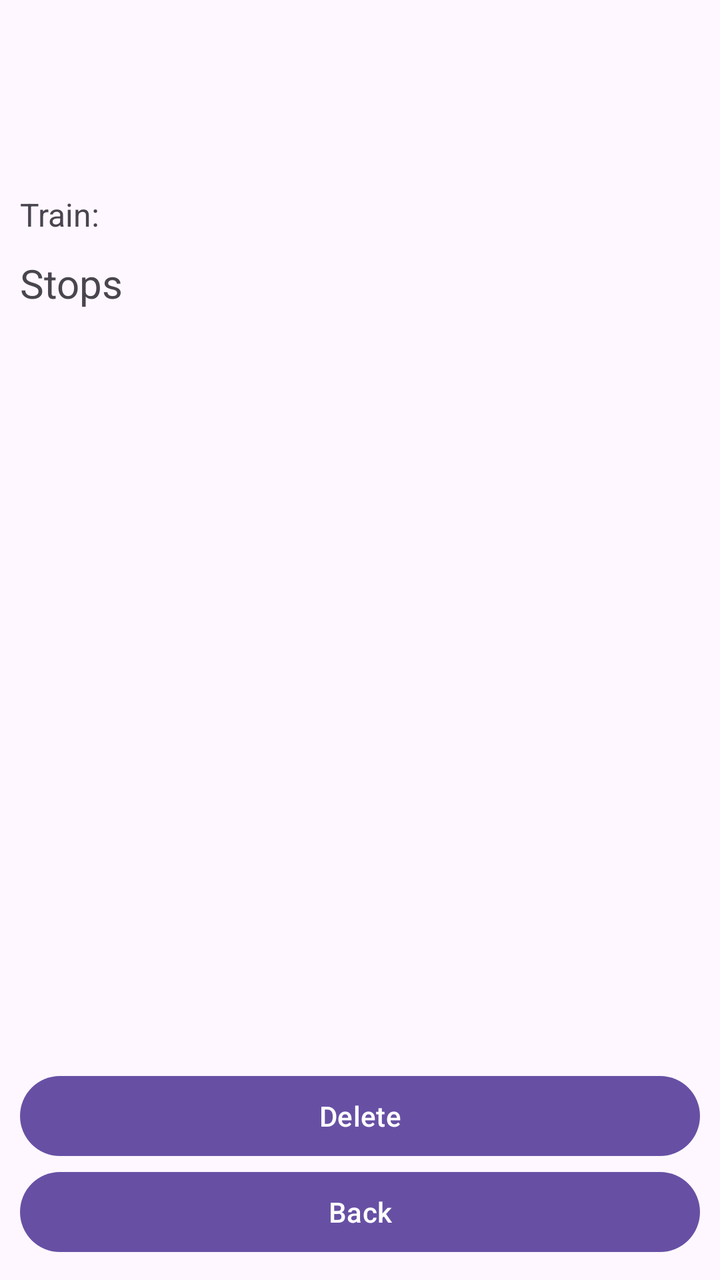
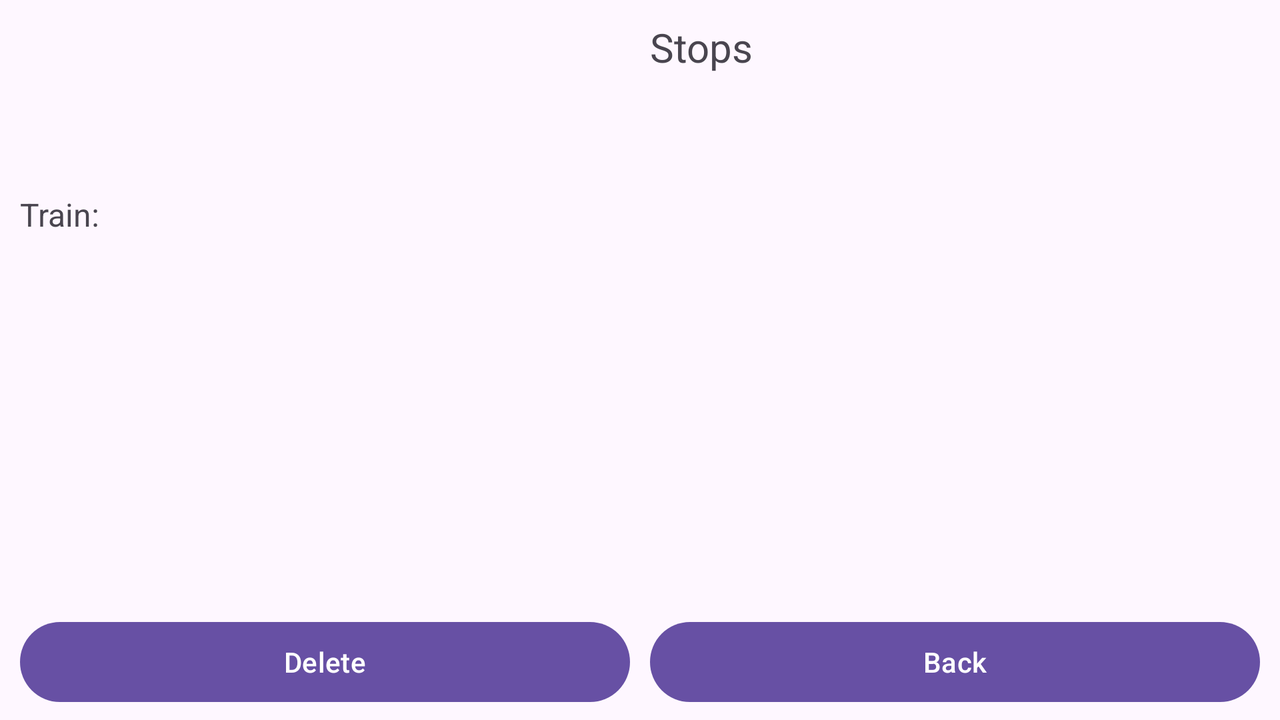

The same Android screen from two of the app's own layout files: first res/layout/ as a phone draws it, then the repository's variant for another configuration, drawn on a device whose configuration selects that folder. Both files follow.
<!-- AndroidManifest.xml: application theme Theme.BKVTickets -->
<!-- res/layout/activity_reservation.xml -->
<?xml version="1.0" encoding="utf-8"?>
<androidx.constraintlayout.widget.ConstraintLayout xmlns:android="http://schemas.android.com/apk/res/android"
    xmlns:app="http://schemas.android.com/apk/res-auto"
    xmlns:tools="http://schemas.android.com/tools"
    android:id="@+id/main"
    android:layout_width="match_parent"
    android:layout_height="match_parent"
    tools:context=".Activities.ReservationActivity">

    <TextView
        android:id="@+id/fromToTextView"
        android:layout_width="0dp"
        android:layout_height="wrap_content"
        android:layout_marginStart="10dp"
        android:layout_marginTop="10dp"
        android:layout_marginEnd="10dp"
        android:textSize="24sp"
        android:textStyle="bold"
        app:layout_constraintEnd_toEndOf="parent"
        app:layout_constraintStart_toStartOf="parent"
        app:layout_constraintTop_toTopOf="parent" />

    <TextView
        android:id="@+id/departTextView"
        android:layout_width="0dp"
        android:layout_height="wrap_content"
        android:layout_marginStart="10dp"
        android:layout_marginEnd="10dp"
        android:textSize="20sp"
        app:layout_constraintEnd_toEndOf="parent"
        app:layout_constraintStart_toStartOf="parent"
        app:layout_constraintTop_toBottomOf="@id/fromToTextView" />

    <TextView
        android:id="@+id/nameTextView"
        android:layout_width="0dp"
        android:layout_height="wrap_content"
        android:layout_marginStart="10dp"
        android:layout_marginEnd="10dp"
        android:layout_weight="1"
        android:textSize="20sp"
        app:layout_constraintEnd_toEndOf="parent"
        app:layout_constraintStart_toStartOf="parent"
        app:layout_constraintTop_toBottomOf="@id/departTextView" />

    <LinearLayout
        android:id="@+id/trainLinearLayout"
        android:layout_width="0dp"
        android:layout_height="wrap_content"
        android:layout_marginStart="10dp"
        android:layout_marginEnd="10dp"
        android:orientation="horizontal"
        app:layout_constraintEnd_toEndOf="parent"
        app:layout_constraintStart_toStartOf="parent"
        app:layout_constraintTop_toBottomOf="@id/nameTextView">

        <TextView
            android:id="@+id/textView"
            android:layout_width="0dp"
            android:layout_height="wrap_content"
            android:layout_weight="1"
            android:text="@string/train"
            android:textSize="16sp" />

        <TextView
            android:id="@+id/trainNameTextView"
            android:layout_width="0dp"
            android:layout_height="wrap_content"
            android:layout_weight="3"
            android:textSize="16sp" />

    </LinearLayout>

    <TextView
        android:id="@+id/stopsTextView"
        android:layout_width="0dp"
        android:layout_height="wrap_content"
        android:layout_marginStart="10dp"
        android:layout_marginTop="10dp"
        android:layout_marginEnd="10dp"
        android:layout_marginBottom="5dp"
        android:text="@string/stops"
        android:textSize="20sp"
        app:layout_constraintBottom_toTopOf="@+id/stopRecyclerView"
        app:layout_constraintEnd_toEndOf="parent"
        app:layout_constraintStart_toStartOf="parent"
        app:layout_constraintTop_toBottomOf="@id/trainLinearLayout" />

    <androidx.recyclerview.widget.RecyclerView
        android:id="@+id/stopRecyclerView"
        android:layout_width="0dp"
        android:layout_height="0dp"
        android:layout_marginStart="10dp"
        android:layout_marginEnd="10dp"
        android:layout_marginBottom="10dp"
        android:scrollbars="vertical"
        app:layout_constraintBottom_toTopOf="@+id/deleteButton"
        app:layout_constraintEnd_toEndOf="parent"
        app:layout_constraintStart_toStartOf="parent"
        app:layout_constraintTop_toBottomOf="@+id/stopsTextView" />

    <Button
        android:id="@+id/deleteButton"
        android:onClick="deleteOnClickListener"
        android:layout_width="0dp"
        android:layout_height="wrap_content"
        android:layout_marginStart="10dp"
        android:layout_marginEnd="10dp"
        android:text="@string/delete"
        app:layout_constraintBottom_toTopOf="@+id/backButton"
        app:layout_constraintEnd_toEndOf="parent"
        app:layout_constraintStart_toStartOf="parent" />

    <Button
        android:id="@+id/backButton"
        android:onClick="backOnClickListener"
        android:layout_width="0dp"
        android:layout_height="wrap_content"
        android:layout_marginStart="10dp"
        android:layout_marginEnd="10dp"
        android:layout_marginBottom="10dp"
        android:text="@string/back"
        app:layout_constraintBottom_toBottomOf="parent"
        app:layout_constraintEnd_toEndOf="parent"
        app:layout_constraintStart_toStartOf="parent" />

</androidx.constraintlayout.widget.ConstraintLayout>
<!-- resources referenced by this layout -->
<resources>
  <string name="back">Back</string>
  <string name="delete">Delete</string>
  <string name="stops">Stops</string>
  <string name="train">Train:</string>
  <style name="Theme.BKVTickets" parent="Base.Theme.BKVTickets" />
  <style name="Base.Theme.BKVTickets" parent="Theme.Material3.DayNight.NoActionBar">
          
          
      </style>
</resources>
<!-- res/layout-land/activity_reservation.xml (the repository's variant of the layout above) -->
<!-- drawn on the phone turned sideways -->
<?xml version="1.0" encoding="utf-8"?>
<androidx.constraintlayout.widget.ConstraintLayout xmlns:android="http://schemas.android.com/apk/res/android"
    xmlns:app="http://schemas.android.com/apk/res-auto"
    xmlns:tools="http://schemas.android.com/tools"
    android:id="@+id/main"
    android:layout_width="match_parent"
    android:layout_height="match_parent"
    android:orientation="vertical"
    tools:context=".Activities.ReservationActivity">

    <LinearLayout
        android:id="@+id/linearLayout"
        android:layout_width="match_parent"
        android:layout_height="0dp"
        android:layout_marginStart="10dp"
        android:layout_marginTop="10dp"
        android:layout_marginEnd="10dp"
        android:layout_marginBottom="5dp"
        android:orientation="horizontal"
        app:layout_constraintBottom_toTopOf="@+id/linearLayout2"
        app:layout_constraintEnd_toEndOf="parent"
        app:layout_constraintStart_toStartOf="parent"
        app:layout_constraintTop_toTopOf="parent">

        <LinearLayout
            android:layout_width="0dp"
            android:layout_height="wrap_content"
            android:layout_marginEnd="5dp"
            android:layout_weight="1"
            android:orientation="vertical">

            <TextView
                android:id="@+id/fromToTextView"
                android:layout_width="match_parent"
                android:layout_height="wrap_content"
                android:textSize="24sp"
                android:textStyle="bold" />

            <TextView
                android:id="@+id/departTextView"
                android:layout_width="match_parent"
                android:layout_height="wrap_content"
                android:textSize="20sp" />

            <TextView
                android:id="@+id/nameTextView"
                android:layout_width="match_parent"
                android:layout_height="wrap_content"
                android:textSize="20sp" />

            <LinearLayout
                android:id="@+id/trainLinearLayout"
                android:layout_width="match_parent"
                android:layout_height="wrap_content"
                android:orientation="horizontal">

                <TextView
                    android:id="@+id/textView"
                    android:layout_width="0dp"
                    android:layout_height="wrap_content"
                    android:layout_weight="1"
                    android:text="@string/train"
                    android:textSize="16sp" />

                <TextView
                    android:id="@+id/trainNameTextView"
                    android:layout_width="0dp"
                    android:layout_height="wrap_content"
                    android:layout_weight="3"
                    android:textSize="16sp" />

            </LinearLayout>
        </LinearLayout>

        <LinearLayout
            android:layout_width="0dp"
            android:layout_height="match_parent"
            android:layout_marginStart="5dp"
            android:layout_weight="1"
            android:orientation="vertical">

            <TextView
                android:id="@+id/stopsTextView"
                android:layout_width="match_parent"
                android:layout_height="wrap_content"
                android:layout_marginBottom="5dp"
                android:text="@string/stops"
                android:textSize="20sp" />

            <androidx.recyclerview.widget.RecyclerView
                android:id="@+id/stopRecyclerView"
                android:layout_width="match_parent"
                android:layout_height="0dp"
                android:layout_weight="1"
                android:scrollbars="vertical" />
        </LinearLayout>

    </LinearLayout>

    <LinearLayout
        android:id="@+id/linearLayout2"
        android:layout_width="0dp"
        android:layout_height="wrap_content"
        android:layout_marginBottom="5dp"
        android:orientation="horizontal"
        app:layout_constraintBottom_toBottomOf="parent"
        app:layout_constraintEnd_toEndOf="parent"
        app:layout_constraintStart_toStartOf="parent">

        <Button
            android:id="@+id/deleteButton"
            android:layout_width="0dp"
            android:layout_height="wrap_content"
            android:layout_marginStart="10dp"
            android:layout_marginEnd="5dp"
            android:layout_weight="1"
            android:onClick="deleteOnClickListener"
            android:text="@string/delete" />

        <Button
            android:id="@+id/backButton"
            android:layout_width="0dp"
            android:layout_height="wrap_content"
            android:layout_marginStart="5dp"
            android:layout_marginEnd="10dp"
            android:layout_weight="1"
            android:onClick="backOnClickListener"
            android:text="@string/back" />
    </LinearLayout>

</androidx.constraintlayout.widget.ConstraintLayout>
